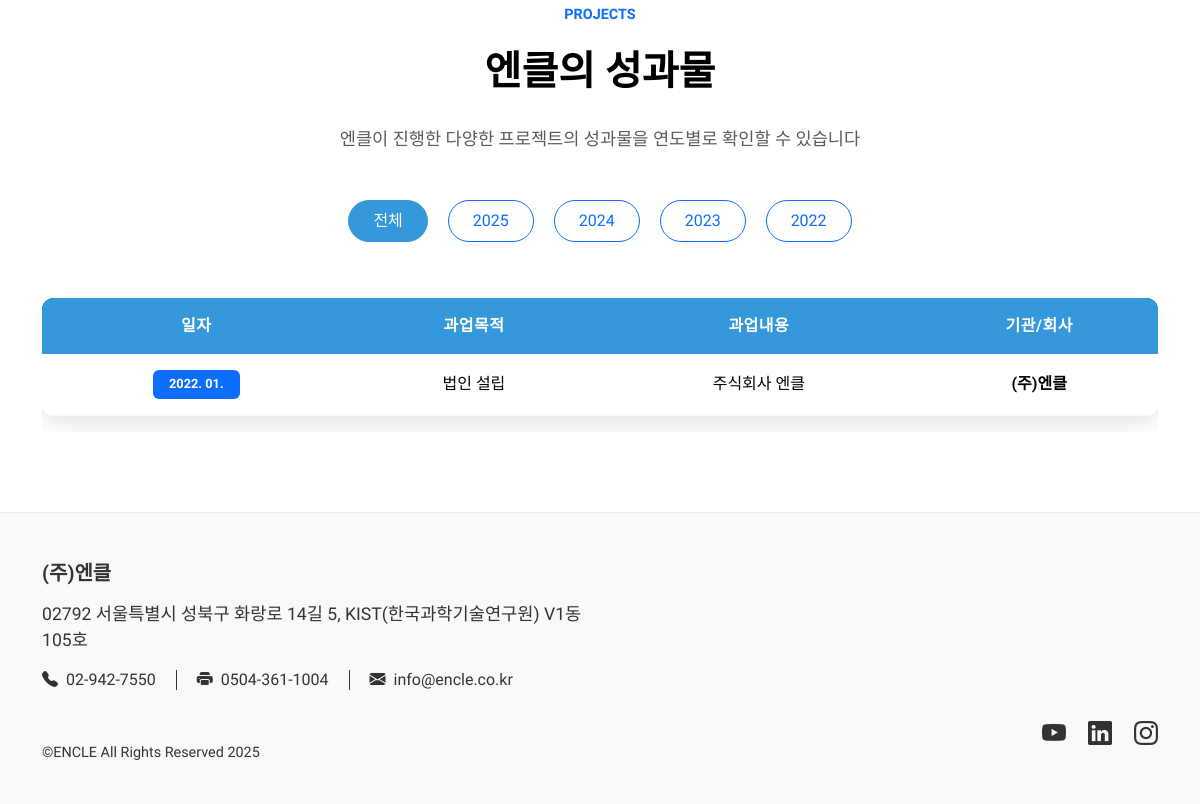
Before: /references/ (lower part) with the older database file.
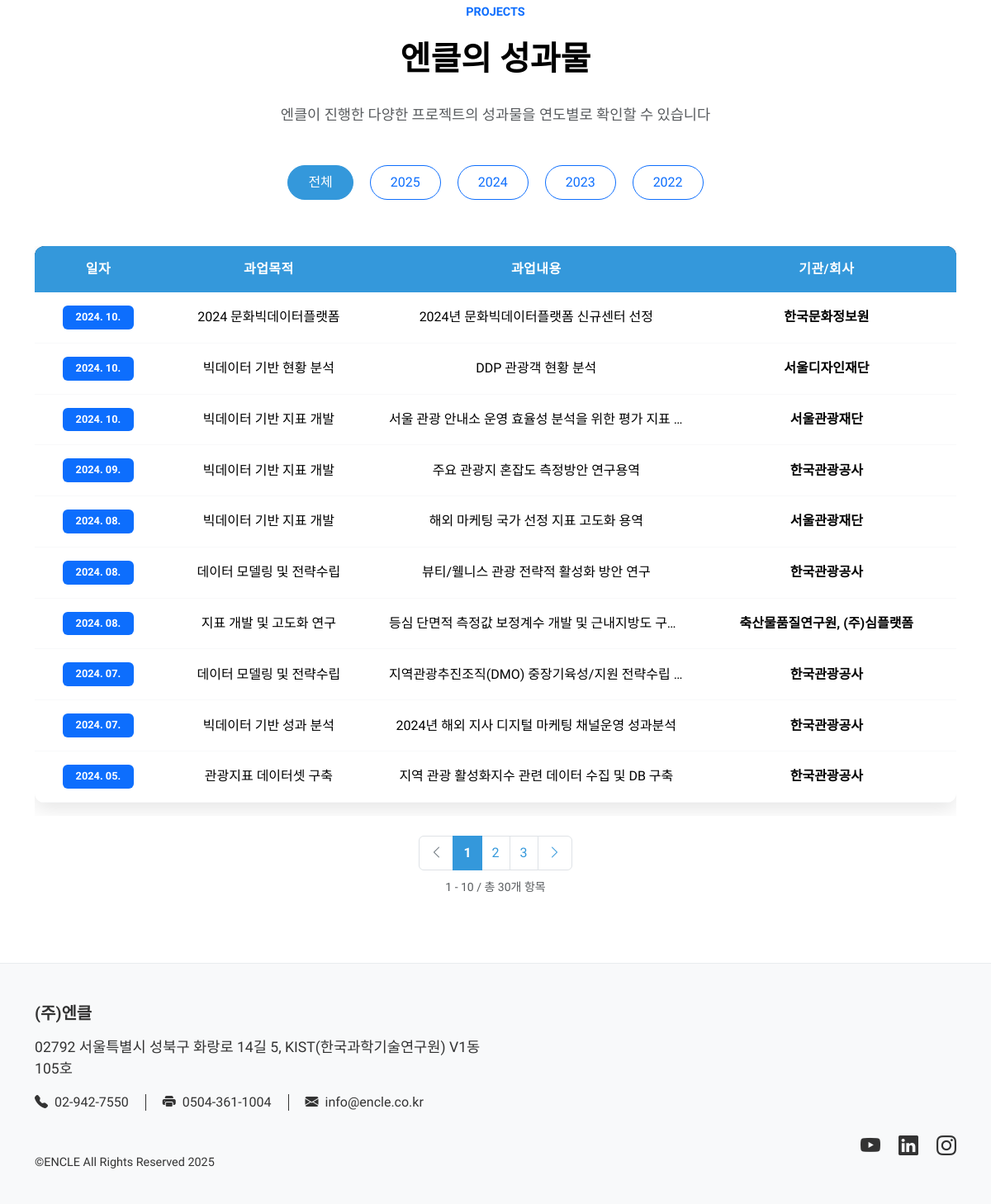
After: the same page with the newer database file.
### apps/models.py (models this page shows)
class Reference(db.Model):
    id = db.Column(db.Integer, primary_key=True)
    date = db.Column(db.String(20), nullable=False)
    purpose = db.Column(db.Text, nullable=False)
    content = db.Column(db.Text, nullable=False)
    organization = db.Column(db.String(100), nullable=False)
    create_date = db.Column(db.DateTime(), nullable=False)

### apps/views/references_views.py (the view)
@bp.route('/')
def references():
    page = request.args.get('page', 1, type=int)
    per_page = 10
    query = Reference.query.order_by(Reference.date.desc())
    pagination = query.paginate(
        page=page,
        per_page=per_page,
        error_out=False
    )
    references_list = pagination.items
    return render_template('references/references.html',
                         references_list=references_list,
                         pagination=pagination)

### apps/templates/references/references.html (shortened to what this page needs)
{% extends "base.html" %}
{% block content %}
<section class="section">
    <div class="container">
        <div class="text-center mb-5">
            <p class="text-primary section-eyebrow">PROJECTS</p>
            <p class="section-header-title mb-4">엔클의 성과물</p>
            <p class="text-muted" style="font-size: 1.1rem;">엔클이 진행한 다양한 프로젝트의 성과물을 연도별로 확인할 수 있습니다</p>
        </div>
        <div class="row mb-4">
            <div class="col-lg-12 text-center">
                <div class="year-filter">
                    <button class="btn btn-outline-primary year-filter-btn {% if not selected_year %}active{% endif %}"
                            data-year="all">
                        전체
                    </button>
                    <button class="btn btn-outline-primary year-filter-btn {% if selected_year == '2025' %}active{% endif %}"
                            data-year="2025">
                        2025
                    </button>
                    <button class="btn btn-outline-primary year-filter-btn {% if selected_year == '2024' %}active{% endif %}"
                            data-year="2024">
                        2024
                    </button>
                    <button class="btn btn-outline-primary year-filter-btn {% if selected_year == '2023' %}active{% endif %}"
                            data-year="2023">
                        2023
                    </button>
                    <button class="btn btn-outline-primary year-filter-btn {% if selected_year == '2022' %}active{% endif %}"
                            data-year="2022">
                        2022
                    </button>
                </div>
            </div>
        </div>
        <div class="row">
            <div class="col-lg-12" id="references-table-container">
                {% include 'references/_references_table.html' %}
            </div>
        </div>
    </div>
</section>
</div>
{% endblock %}

### apps/templates/references/_references_table.html (shortened to what this page needs)
{% if references_list %}
<div class="table-responsive">
    <table class="table table-hover reference-table">
        <thead class="table-primary-custom">
            <tr>
                <th scope="col" class="text-center">일자</th>
                <th scope="col" class="text-center">과업목적</th>
                <th scope="col" class="text-center">과업내용</th>
                <th scope="col" class="text-center">기관/회사</th>
            </tr>
        </thead>
        <tbody>
            {% for reference in references_list %}
            <tr class="reference-row">
                <td class="reference-date text-center">
                    <span class="badge bg-primary">{{ reference.date }}</span>
                </td>
                <td class="reference-purpose text-center">
                    {{ reference.purpose }}
                </td>
                <td class="reference-content text-center">
                    {{ reference.content }}
                </td>
                <td class="reference-organization text-center">
                    <strong>{{ reference.organization }}</strong>
                </td>
            </tr>
            {% endfor %}
        </tbody>
    </table>
</div>
{% if pagination and pagination.pages > 1 %}
<div class="row mt-4">
    <div class="col-lg-12">
        <nav aria-label="레퍼런스 페이지 네비게이션">
            <ul class="pagination justify-content-center">
                {% if pagination.has_prev %}
                    <li class="page-item">
                        <a class="page-link" href="#" data-page="{{ pagination.prev_num }}" data-year="{{ selected_year or 'all' }}">
                            <i class="bi bi-chevron-left"></i>
                        </a>
                    </li>
                {% else %}
                    <li class="page-item disabled">
                        <span class="page-link">
                            <i class="bi bi-chevron-left"></i>
                        </span>
                    </li>
                {% endif %}
                {% for page_num in pagination.iter_pages(left_edge=2, left_current=2, right_current=3, right_edge=2) %}
                    {% if page_num %}
                        {% if page_num != pagination.page %}
                            <li class="page-item">
                                <a class="page-link" href="#" data-page="{{ page_num }}" data-year="{{ selected_year or 'all' }}">
                                    {{ page_num }}
                                </a>
                            </li>
                        {% else %}
                            <li class="page-item active">
                                <span class="page-link">{{ page_num }}</span>
                            </li>
                        {% endif %}
                    {% else %}
                        <li class="page-item disabled">
                            <span class="page-link">...</span>
                        </li>
                    {% endif %}
                {% endfor %}
                {% if pagination.has_next %}
                    <li class="page-item">
                        <a class="page-link" href="#" data-page="{{ pagination.next_num }}" data-year="{{ selected_year or 'all' }}">
                            <i class="bi bi-chevron-right"></i>
                        </a>
                    </li>
                {% else %}
                    <li class="page-item disabled">
                        <span class="page-link">
                            <i class="bi bi-chevron-right"></i>
                        </span>
                    </li>
                {% endif %}
            </ul>
        </nav>
        <div class="text-center mt-2">
            <small class="text-muted">
                {{ pagination.first }} - {{ pagination.last }} / 총 {{ pagination.total }}개 항목
            </small>
        </div>
    </div>
</div>
{% endif %}
{% endif %}

Changed rows visible on the page:
no longer on this page (row unchanged): Reference: date "2022. 01.", purpose "법인 설립", content "주식회사 엔클", organization "(주)엔클"
added Reference: date "2024. 10.", purpose "2024 문화빅데이터플랫폼", content "2024년 문화빅데이터플랫폼 신규센터 선정", organization "한국문화정보원"
added Reference: date "2024. 10.", purpose "빅데이터 기반 현황 분석", content "DDP 관광객 현황 분석", organization "서울디자인재단"
added Reference: date "2024. 10.", purpose "빅데이터 기반 지표 개발", content "서울 관광 안내소 운영 효율성 분석을 위한 평가 지표…", organization "서울관광재단"
added Reference: date "2024. 09.", purpose "빅데이터 기반 지표 개발", content "주요 관광지 혼잡도 측정방안 연구용역", organization "한국관광공사"
added Reference: date "2024. 08.", purpose "빅데이터 기반 지표 개발", content "해외 마케팅 국가 선정 지표 고도화 용역", organization "서울관광재단"
added Reference: date "2024. 08.", purpose "데이터 모델링 및 전략수립", content "뷰티/웰니스 관광 전략적 활성화 방안 연구", organization "한국관광공사"
added Reference: date "2024. 08.", purpose "지표 개발 및 고도화 연구", content "등심 단면적 측정값 보정계수 개발 및 근내지방도 구…", organization "축산물품질연구원, (주)심플랫폼"
added Reference: date "2024. 07.", purpose "데이터 모델링 및 전략수립", content "지역관광추진조직(DMO) 중장기육성/지원 전략수립…", organization "한국관광공사"
added Reference: date "2024. 07.", purpose "빅데이터 기반 성과 분석", content "2024년 해외 지사 디지털 마케팅 채널운영 성과분석", organization "한국관광공사"
added Reference: date "2024. 05.", purpose "관광지표 데이터셋 구축", content "지역 관광 활성화지수 관련 데이터 수집 및 DB 구축", organization "한국관광공사"
Other visible differences:
{{ pagination.first }}: (not shown) → "1"
{{ pagination.last }}: (not shown) → "10"
{{ pagination.total }}: (not shown) → "30"
new list line: "1"
new list line: "2"
new list line: "3"
text now shown: "- / 총 개 항목"
